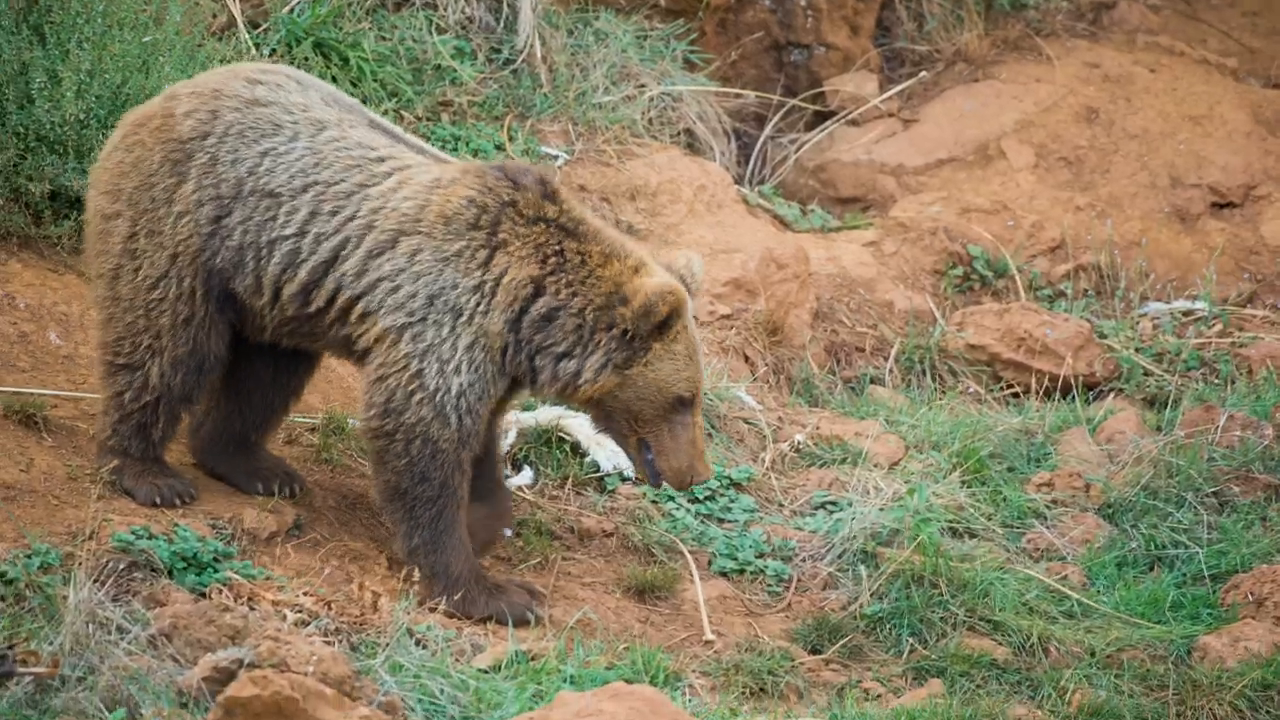
#> input picture frame 23 of video/bear.mp4, 1280 x 720 px, given in place of video.mp4, which was not available
$ python 3.py
#> lines starting #> are read from the running program, lines starting #| are printed output that depends on the picture
import cv2

cap = cv2.VideoCapture("img/video.mp4", cv2.CAP_ANY)

mode = 0

window_width = 640
window_height = 480


cv2.namedWindow('Video - Multiple Formats', cv2.WINDOW_NORMAL)
cv2.resizeWindow('Video - Multiple Formats', window_width, window_height)

while True:
    ret, frame = cap.read()
#> frame is the input picture: shape (720, 1280, 3); mean B, G, R 95.4, 122.3, 135
    if not ret:
        break


    if mode == 0:
        display_frame = frame
        mode_text = "ORIGINAL (BGR)"
    elif mode == 1:
        display_frame = cv2.cvtColor(frame, cv2.COLOR_BGR2GRAY)
        display_frame = cv2.cvtColor(display_frame, cv2.COLOR_GRAY2BGR)
        mode_text = "GRAYSCALE"
    elif mode == 2:
        display_frame = cv2.cvtColor(frame, cv2.COLOR_BGR2HSV)
        mode_text = "HSV"
    elif mode == 3:
        display_frame = cv2.cvtColor(frame, cv2.COLOR_BGR2LAB)
        mode_text = "LAB"

    display_frame = cv2.resize(display_frame, (window_width, window_height))
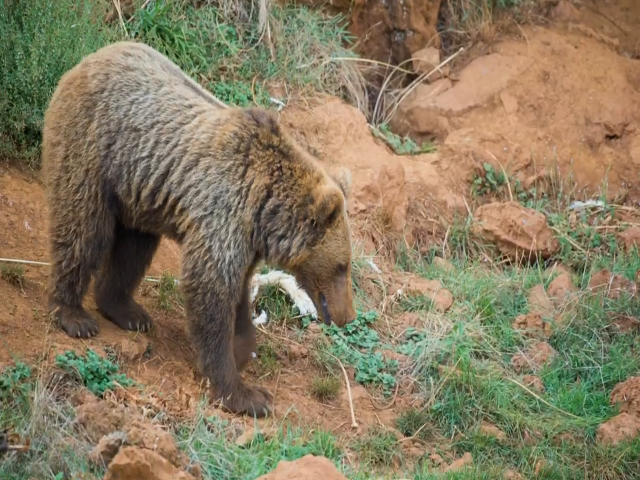
#> display_frame: shape (480, 640, 3); mean B, G, R 95.4, 122.3, 135


    cv2.imshow('Video - Multiple Formats', display_frame)

    key = cv2.waitKey(1) & 0xFF
#> (key Esc is pressed here)
    if key == 27:
        break
    elif key == ord('1'):
        mode = 0
    elif key == ord('2'):
        mode = 1
    elif key == ord('3'):
        mode = 2
    elif key == ord('4'):
        mode = 3

cap.release()
cv2.destroyAllWindows()

$ run again, starting later in the video
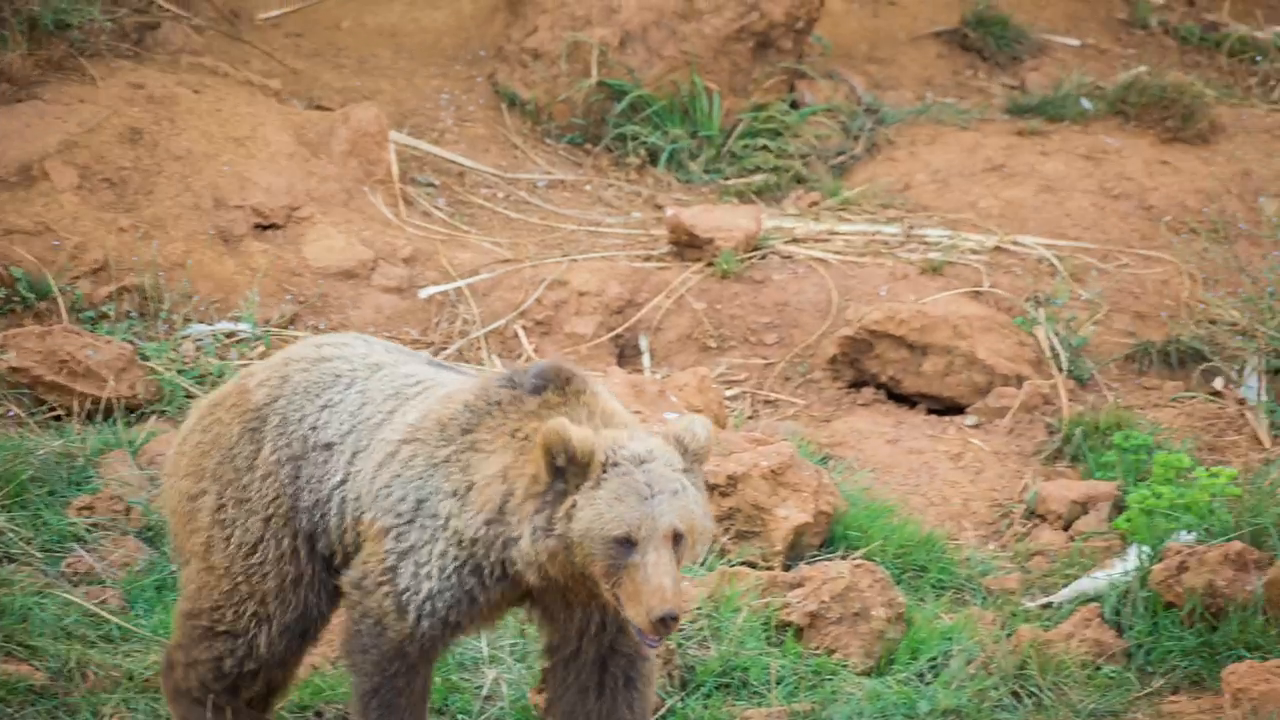
#> input picture frame 105 of video/bear.mp4, 1280 x 720 px, given in place of video.mp4, which was not available
#> frame is the input picture: shape (720, 1280, 3); mean B, G, R 100.6, 132.8, 153.8
#> `display_frame = cv2.resize(display_frame, (window_width, window_height))`:
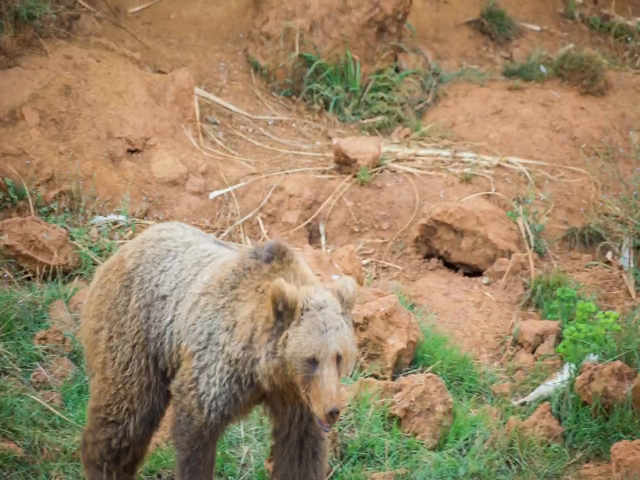
#> display_frame: shape (480, 640, 3); mean B, G, R 100.6, 132.8, 153.8

$ run again, starting later in the video
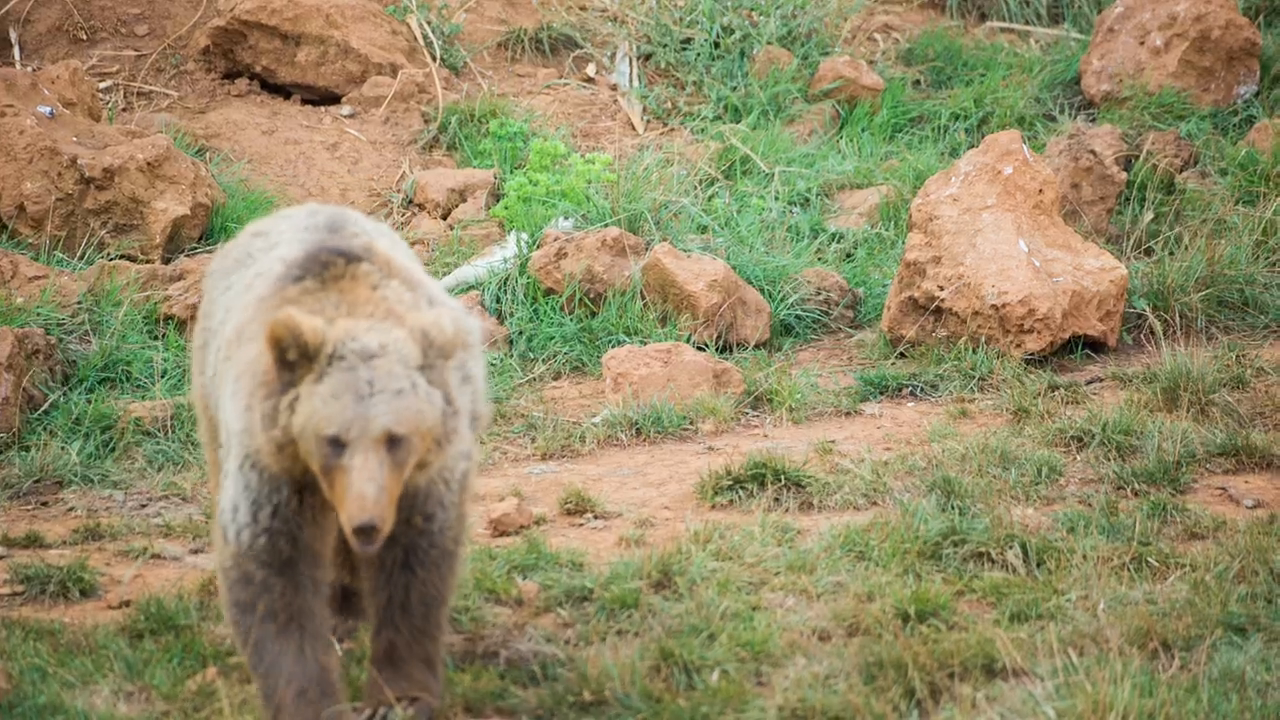
#> input picture frame 188 of video/bear.mp4, 1280 x 720 px, given in place of video.mp4, which was not available
#> frame is the input picture: shape (720, 1280, 3); mean B, G, R 102.8, 139, 147.9
#> `display_frame = cv2.resize(display_frame, (window_width, window_height))`:
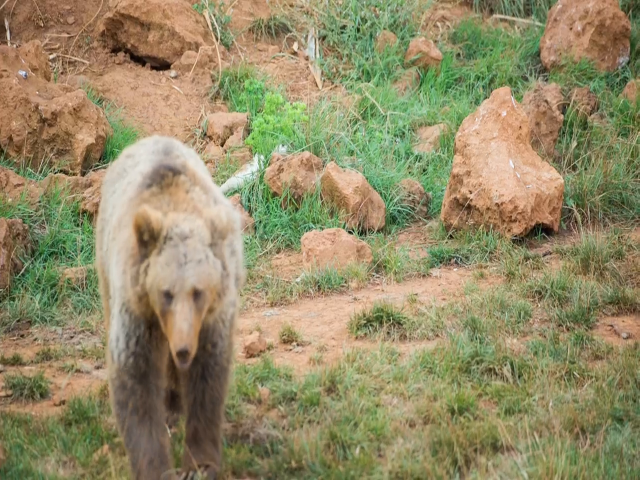
#> display_frame: shape (480, 640, 3); mean B, G, R 102.8, 139, 147.9
